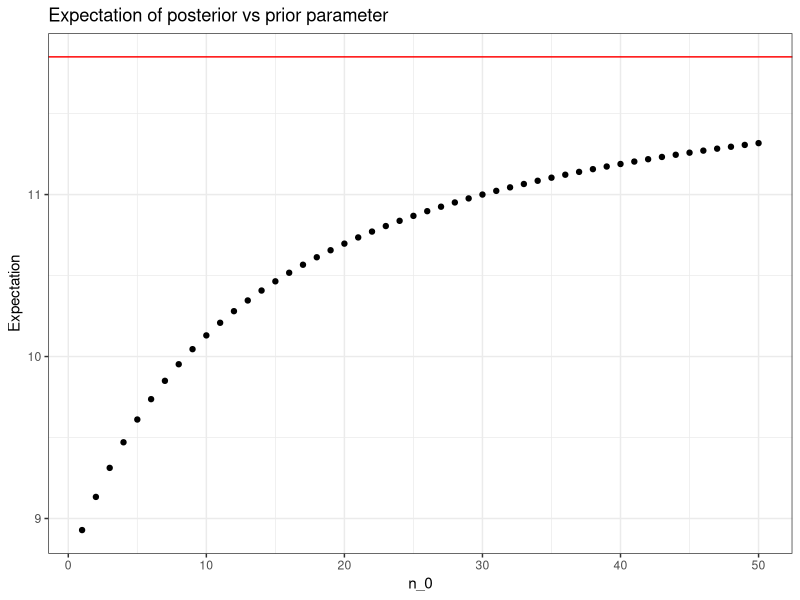
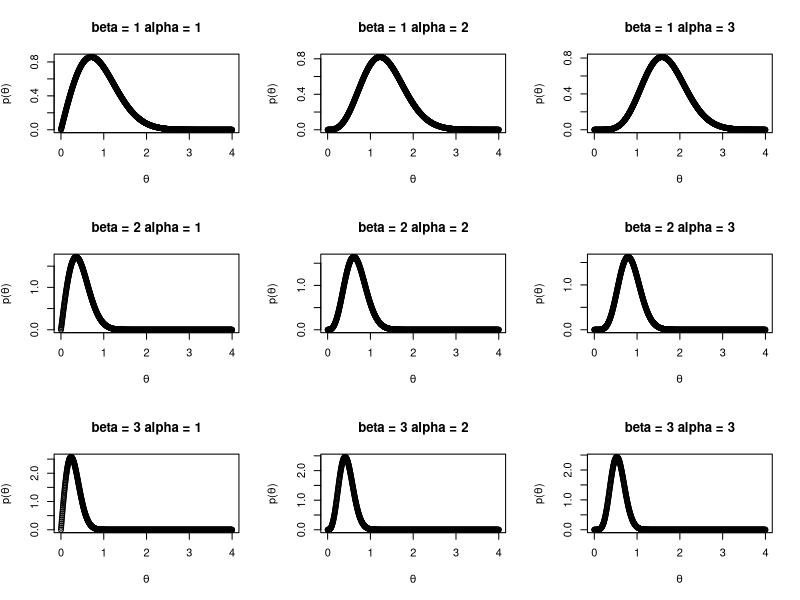
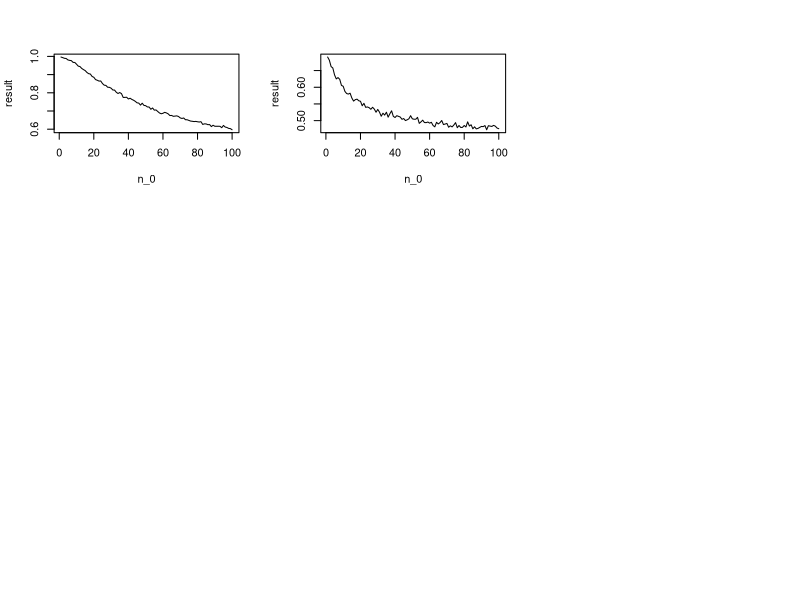

Source code (R) for these figures, in order:
## ---- chunk 1
library(tidyverse)
require(magrittr)
require(plyr)
ggplot2::theme_set(ggplot2::theme_bw())
knitr::opts_chunk$set(fig.align = 'center')
## ---- chunk 2
y_A <- c(12,9,12,14,13,13,15,8,15,6)
y_B <- c(11,11,10,9,9,8,7,10,6,8,8,9,7)
c(sum(y_A),length(y_A))
c(sum(y_B),length(y_B))
th_a <- rgamma(10000,237,20)
th_b <- rgamma(10000,125,14)
c(mean(th_a),var(th_a))
c(mean(th_b),var(th_b))
c(qgamma(0.05,237,20),qgamma(0.95,237,20))
c(qgamma(0.05,125,14),qgamma(0.95,125,14))

## ---- chunk 3
n_0 <- 1:50
E_th_B <- (n_0*12 + 113)/(n_0+13)
E_th_B
data <- data.frame(par = n_0,expectation = E_th_B)
ggplot(data=data,aes(x=n_0,y=E_th_B)) +
  geom_point() +
  geom_hline(yintercept = 11.85,color="red") +
  labs(title="Expectation of posterior vs prior parameter",
       x="n_0",y="Expectation")
## ---- chunk 4
dgal <- function(theta,beta,alpha){
  2/gamma(alpha) * (beta)^(2*alpha) * theta^(2*alpha-1) * exp(-(beta^2)*theta^2)
}

theta <- seq(0,4,length.out = 1000)
beta <- 1:3
alpha <- seq(0.5,1.5,length.out = 3)

par(mfrow=c(3,3))

for(i in seq_along(beta)){
  for(j in seq_along(alpha)){
    plot(theta,dgal(theta,i,j), xlab = expression(theta),
         ylab=expression(paste("p(",theta,")")),
         main=paste(expression(beta),"=",i,expression(alpha),"=",j))
  }
}
## ---- chunk 5
set.seed(1000)
theta_1 <- rbeta(5000,58,44)
theta_2 <- rbeta(5000,31,21)
mean(theta_2>theta_1)
## ---- chunk 6
set.seed(1000)
theta_a <- rgamma(5000, 237, 20)
theta_b <- rgamma(5000, 125, 14)
mean(theta_b<theta_a)
## ---- chunk 7
set.seed(1000)
n_0 <- 1:100
result <- rep(0,100)
theta_a <- rgamma(5000,237,20)
for(i in 1:100){
  theta_b <- rgamma(5000,113+12*n_0[i],13+n_0[i])
  result[i] <- mean(theta_b<theta_a)
}
plot(n_0, result, type='l')
## ---- chunk 8
set.seed(1000)
theta_a <- rgamma(5000,237,20)
theta_b <- rgamma(5000,125,14)
y_a <- rpois(5000,theta_a)
y_b <- rpois(5000,theta_b)
mean(y_b<y_a)
## ---- chunk 9
set.seed(1000)
n_0 <- 1:100
result <- rep(0,100)
theta_a <- rgamma(5000,237,20)
y_a <- rpois(5000,theta_a)
for (i in 1:100){
  theta_b <- rgamma(5000,113+12*n_0[i],13+n_0[i])
  y_b <- rpois(5000,theta_b)
  result[i] <- mean(y_b < y_a) 
}
plot(n_0, result, type='l')

